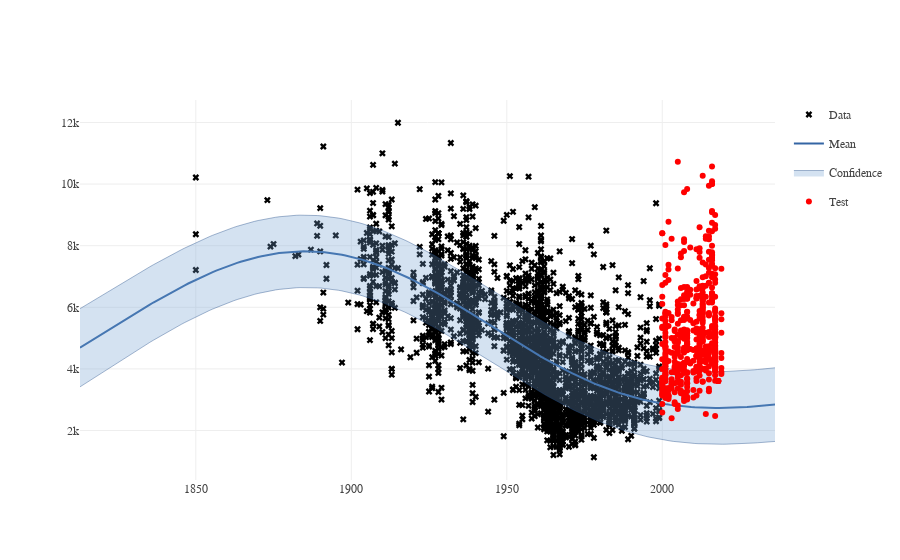

Write notebook code for a chart like this one.
### Markdown cell above
### GP for price prediction per year
Let's do this boys: http://nbviewer.jupyter.org/github/SheffieldML/notebook/blob/master/GPy/sampling_hmc.ipynb
And some other stuff from here: http://nbviewer.jupyter.org/github/SheffieldML/notebook/blob/master/GPy/index.ipynb

### Code cell
X_train = np.array(train_data[['year']])
Y_train = np.array(train_data['price_per_square_meter'])[:, None]

X_test = np.array(test_data[['year']])
Y_test = np.array(test_data['price_per_square_meter'])[:, None]

kernel = GPy.kern.RBF(input_dim=X_train.shape[1], variance=10., lengthscale=1.) 

m = GPy.models.GPRegression(X_train, Y_train, kernel)
m.optimize(messages=True)

model_information(m, X_test, Y_test, plot_test_data = True)

### Figure 1 — Plotly figure (JSON) as saved in the notebook; plotly's stock layout.template omitted (floating-point values rounded to 4 significant figures; data arrays with more than 128 entries replaced by an {"elided": "..."} marker saying what was removed)
{"data": [{"marker": {"color": "black", "colorscale": null, "symbol": "x"}, "mode": "markers", "name": "Data", "showlegend": true, "type": "scatter", "x": {"elided": "2803 int values"}, "xaxis": "x1", "y": {"elided": "2803 int values"}, "yaxis": "y1"}, {"line": {"color": "#3465a4", "width": 2}, "mode": "lines", "name": "Mean", "showlegend": true, "type": "scatter", "x": {"elided": "200 float values"}, "xaxis": "x1", "y": {"elided": "200 float values"}, "yaxis": "y1"}, {"fillcolor": "rgba(114, 159, 207, 0.3)", "legendgroup": "Confidence_fill_(1,1)", "line": {"color": "#204a87", "width": 0.4}, "mode": "lines", "name": "Confidence", "opacity": 0.3, "showlegend": false, "type": "scatter", "x": {"elided": "200 float values"}, "xaxis": "x1", "y": {"elided": "200 float values"}, "yaxis": "y1"}, {"fill": "tonextx", "fillcolor": "rgba(114, 159, 207, 0.3)", "legendgroup": "Confidence_fill_(1,1)", "line": {"color": "#204a87", "width": 0.4}, "mode": "lines", "name": "Confidence", "opacity": 0.3, "showlegend": true, "type": "scatter", "x": {"elided": "200 float values"}, "xaxis": "x1", "y": {"elided": "200 float values"}, "yaxis": "y1"}, {"marker": {"color": "red", "colorscale": null}, "mode": "markers", "name": "Test", "showlegend": true, "type": "scatter", "x": {"elided": "524 int values"}, "y": {"elided": "524 int values"}}], "layout": {"font": {"family": "Raleway, sans-serif"}, "showlegend": true, "xaxis1": {"anchor": "y1", "domain": [0, 1]}, "yaxis1": {"anchor": "x1", "domain": [0, 1]}}}
